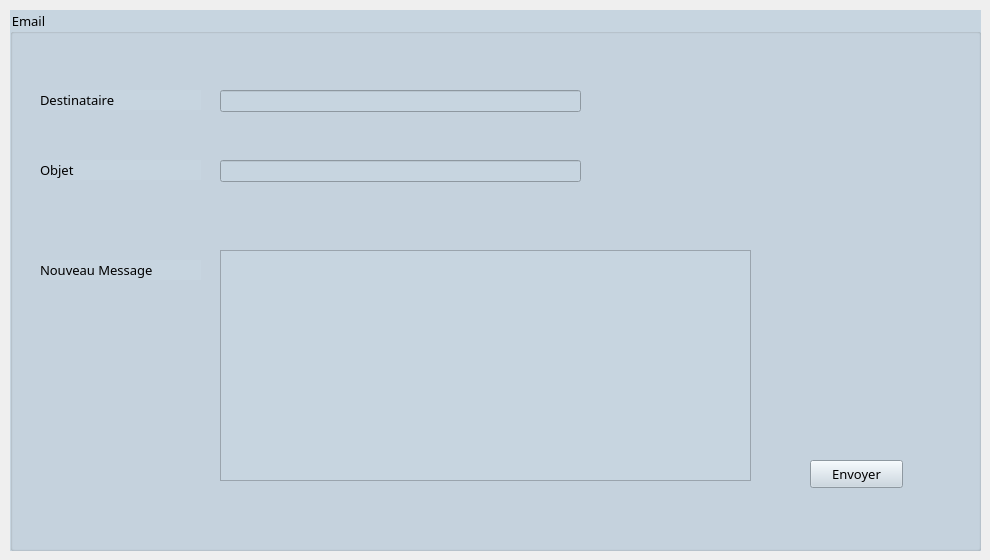
    <widget class="QWidget" name="tab_5">
     <attribute name="title">
      <string>Email</string>
     </attribute>
     <widget class="QGroupBox" name="groupBox_4">
      <property name="geometry">
       <rect>
        <x>10</x>
        <y>10</y>
        <width>971</width>
        <height>541</height>
       </rect>
      </property>
      <property name="font">
       <font>
        <family>Arial Rounded MT Bold</family>
        <pointsize>10</pointsize>
       </font>
      </property>
      <property name="styleSheet">
       <string notr="true">background-color: rgb(199, 213, 224);</string>
      </property>
      <property name="title">
       <string>Email</string>
      </property>
      <widget class="QLineEdit" name="client_mail_to_send_2">
       <property name="geometry">
        <rect>
         <x>210</x>
         <y>80</y>
         <width>361</width>
         <height>22</height>
        </rect>
       </property>
      </widget>
      <widget class="QLineEdit" name="client_mail_to_subject_2">
       <property name="geometry">
        <rect>
         <x>210</x>
         <y>150</y>
         <width>361</width>
         <height>22</height>
        </rect>
       </property>
      </widget>
      <widget class="QPushButton" name="send_mail_2">
       <property name="geometry">
        <rect>
         <x>800</x>
         <y>450</y>
         <width>93</width>
         <height>28</height>
        </rect>
       </property>
       <property name="font">
        <font>
         <family>Arial Rounded MT Bold</family>
         <pointsize>10</pointsize>
        </font>
       </property>
       <property name="text">
        <string>Envoyer</string>
       </property>
      </widget>
      <widget class="QPlainTextEdit" name="client_mail_text_2">
       <property name="geometry">
        <rect>
         <x>210</x>
         <y>240</y>
         <width>531</width>
         <height>231</height>
        </rect>
       </property>
      </widget>
      <widget class="QLabel" name="label_11">
       <property name="geometry">
        <rect>
         <x>30</x>
         <y>80</y>
         <width>161</width>
         <height>20</height>
        </rect>
       </property>
       <property name="font">
        <font>
         <family>Arial Rounded MT Bold</family>
         <pointsize>10</pointsize>
        </font>
       </property>
       <property name="text">
        <string>Destinataire</string>
       </property>
      </widget>
      <widget class="QLabel" name="label_15">
       <property name="geometry">
        <rect>
         <x>30</x>
         <y>150</y>
         <width>161</width>
         <height>20</height>
        </rect>
       </property>
       <property name="font">
        <font>
         <family>Arial Rounded MT Bold</family>
         <pointsize>10</pointsize>
        </font>
       </property>
       <property name="text">
        <string>Objet</string>
       </property>
      </widget>
      <widget class="QLabel" name="label_16">
       <property name="geometry">
        <rect>
         <x>30</x>
         <y>250</y>
         <width>161</width>
         <height>20</height>
        </rect>
       </property>
       <property name="font">
        <font>
         <family>Arial Rounded MT Bold</family>
         <pointsize>10</pointsize>
        </font>
       </property>
       <property name="text">
        <string>Nouveau Message</string>
       </property>
      </widget>
     </widget>
    </widget>
